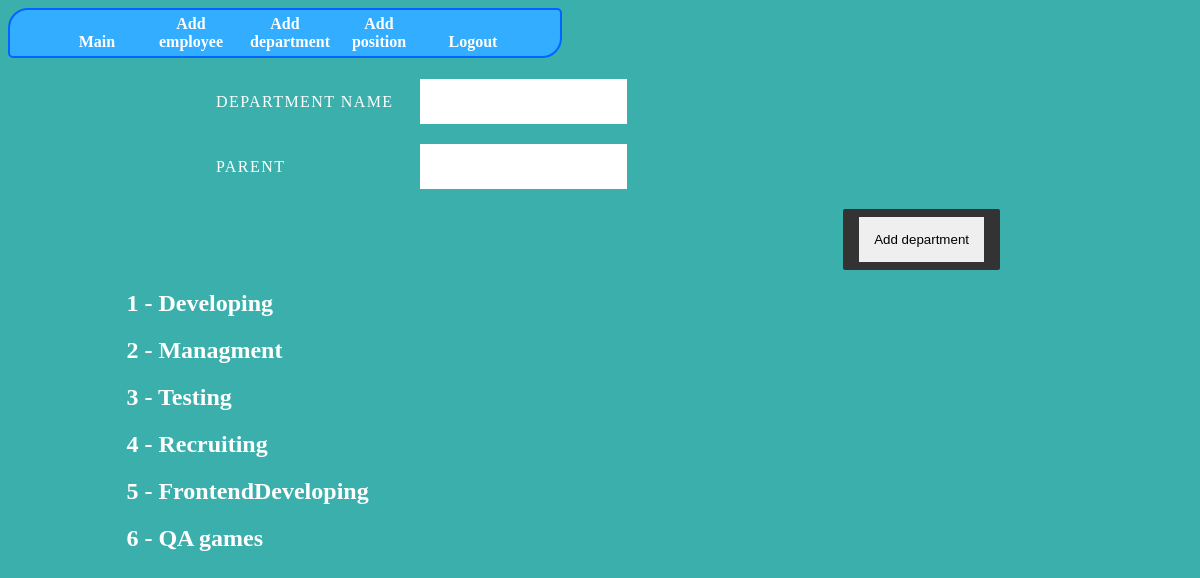
/department/add (signed in), run on an earlier commit of the app's database.
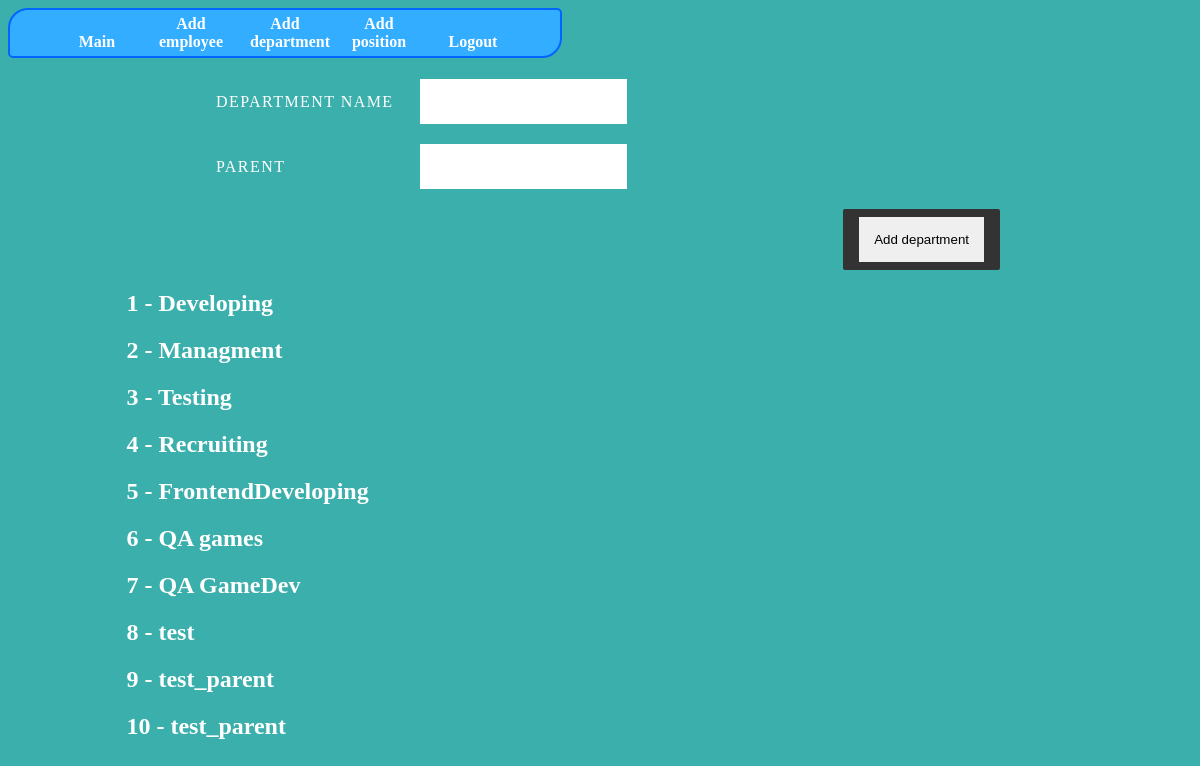
And on a later commit of the database.
### tables this page shows
CREATE TABLE department (id integer PRIMARY KEY AUTOINCREMENT, department_name varchar (255) NOT NULL, parent_id integer);

### app/routes.py (the view)
@app.route('/department/add', methods=['GET', 'POST'])
@login_required
def add_department() -> Response:
    dep = new_db.select_requests('SELECT * FROM department')
    form = AddDepartmentForm()
    if form.validate_on_submit():
        new_db.create_update_delete_request('INSERT INTO department (department_name, parent_id)'
                                            'VALUES (?, ?)',
                                            (form.department_name.data, form.parent_id.data))
        flash('You successful add department')
    return render_template('add view/add_delete_new_department.html', form=form, department=dep)

### app/forms.py
class AddDepartmentForm(FlaskForm):
    department_name = StringField('Department name', validators=[DataRequired()])
    parent_id = IntegerField('Parent')
    submit = SubmitField('Add department')

### app/db.py (called while the page is built)
def get_db():
    if 'db' not in g:
        g.db = sqlite3.connect(
            current_app.config['DATABASE'],
            detect_types=sqlite3.PARSE_DECLTYPES
        )
        g.db.row_factory = sqlite3.Row
    return g.db

@app.teardown_appcontext  # close connection after any wev request
def close_connection(exception):
    db = getattr(g, '_database', None)
    if db is not None:
        db.close()

def select_requests(command: str) -> typing.List[sqlite3.Row]:
    data = get_db()
    select = data.execute(command).fetchall()
    return select

### app/routes.py (called while the page is built)
def login_required(view: typing.Any) -> typing.Any:
    @functools.wraps(view)
    def wrapped_view(**kwargs):
        if g.user is None:
            return redirect('/login')
        return view(**kwargs)
    return wrapped_view

### app/templates/add view/add_delete_new_department.html (shortened to what this page needs)
{% extends 'main.html' %}
{% block static %}
<link href="{{ url_for('static', filename='form.css') }}" rel="stylesheet">
{% endblock %}
{% block content %}
<div class="container">
    <form action="" method="post">
        <ul class="flex-outer">
            <li>
                <label for="first-name">{{ form.department_name.label }}</label>
                <div id="first-name">{{ form.department_name }}</div>
            </li>
            <li>
                <label for="last-name">{{ form.parent_id.label }}</label>
                <div id="last-name">{{ form.parent_id }}</div>
            </li>
            <li>
                <button type="submit">{{ form.submit() }}</button>
            </li>
        </ul>
    </form>
  {% for el in department %}
  <h2>{{ el.id }} -
    {{ el.department_name }}</h2>
  {% endfor %}
</div>
{% endblock %}

What changed in the data, as far as the page shows it:
added department: id "7", department_name "QA GameDev"
added department: id "8", department_name "test"
added department: id "9", department_name "test_parent"
added department: id "10", department_name "test_parent"
